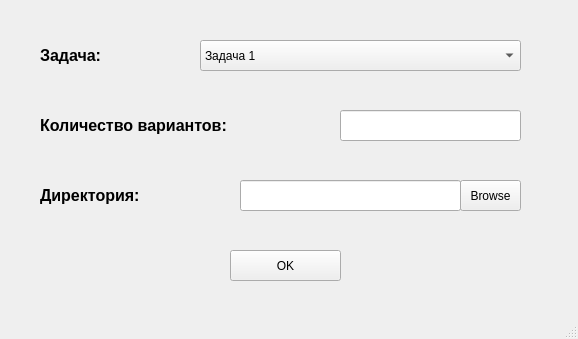
<?xml version="1.0" encoding="UTF-8"?>
<ui version="4.0">
 <class>MainWindow</class>
 <widget class="QMainWindow" name="MainWindow">
  <property name="geometry">
   <rect>
    <x>0</x>
    <y>0</y>
    <width>578</width>
    <height>339</height>
   </rect>
  </property>
  <property name="windowTitle">
   <string>MainWindow</string>
  </property>
  <widget class="QWidget" name="centralwidget">
   <widget class="QComboBox" name="comboBox">
    <property name="geometry">
     <rect>
      <x>200</x>
      <y>40</y>
      <width>321</width>
      <height>31</height>
     </rect>
    </property>
    <item>
     <property name="text">
      <string>Задача 1</string>
     </property>
    </item>
    <item>
     <property name="text">
      <string>Задача 2</string>
     </property>
    </item>
    <item>
     <property name="text">
      <string>Задача 3</string>
     </property>
    </item>
   </widget>
   <widget class="QLabel" name="label">
    <property name="geometry">
     <rect>
      <x>40</x>
      <y>40</y>
      <width>101</width>
      <height>31</height>
     </rect>
    </property>
    <property name="text">
     <string>&lt;html&gt;&lt;head/&gt;&lt;body&gt;&lt;p&gt;&lt;span style=&quot; font-size:12pt; font-weight:600;&quot;&gt;Задача:&lt;/span&gt;&lt;/p&gt;&lt;/body&gt;&lt;/html&gt;</string>
    </property>
   </widget>
   <widget class="QLabel" name="label_2">
    <property name="geometry">
     <rect>
      <x>40</x>
      <y>110</y>
      <width>251</width>
      <height>31</height>
     </rect>
    </property>
    <property name="text">
     <string>&lt;html&gt;&lt;head/&gt;&lt;body&gt;&lt;p&gt;&lt;span style=&quot; font-size:12pt; font-weight:600;&quot;&gt;Количество вариантов:&lt;/span&gt;&lt;/p&gt;&lt;/body&gt;&lt;/html&gt;</string>
    </property>
   </widget>
   <widget class="QLineEdit" name="lineEdit">
    <property name="geometry">
     <rect>
      <x>340</x>
      <y>110</y>
      <width>181</width>
      <height>31</height>
     </rect>
    </property>
   </widget>
   <widget class="QLabel" name="label_3">
    <property name="geometry">
     <rect>
      <x>40</x>
      <y>180</y>
      <width>151</width>
      <height>31</height>
     </rect>
    </property>
    <property name="text">
     <string>&lt;html&gt;&lt;head/&gt;&lt;body&gt;&lt;p&gt;&lt;span style=&quot; font-size:12pt; font-weight:600;&quot;&gt;Директория:&lt;/span&gt;&lt;/p&gt;&lt;/body&gt;&lt;/html&gt;</string>
    </property>
   </widget>
   <widget class="QPushButton" name="pushButton">
    <property name="geometry">
     <rect>
      <x>460</x>
      <y>180</y>
      <width>61</width>
      <height>31</height>
     </rect>
    </property>
    <property name="text">
     <string>Browse</string>
    </property>
   </widget>
   <widget class="QLineEdit" name="lineEdit_2">
    <property name="geometry">
     <rect>
      <x>240</x>
      <y>180</y>
      <width>221</width>
      <height>31</height>
     </rect>
    </property>
   </widget>
   <widget class="QPushButton" name="pushButton_2">
    <property name="geometry">
     <rect>
      <x>230</x>
      <y>250</y>
      <width>111</width>
      <height>31</height>
     </rect>
    </property>
    <property name="text">
     <string>OK</string>
    </property>
   </widget>
  </widget>
  <widget class="QStatusBar" name="statusbar"/>
 </widget>
 <resources/>
 <connections/>
</ui>
